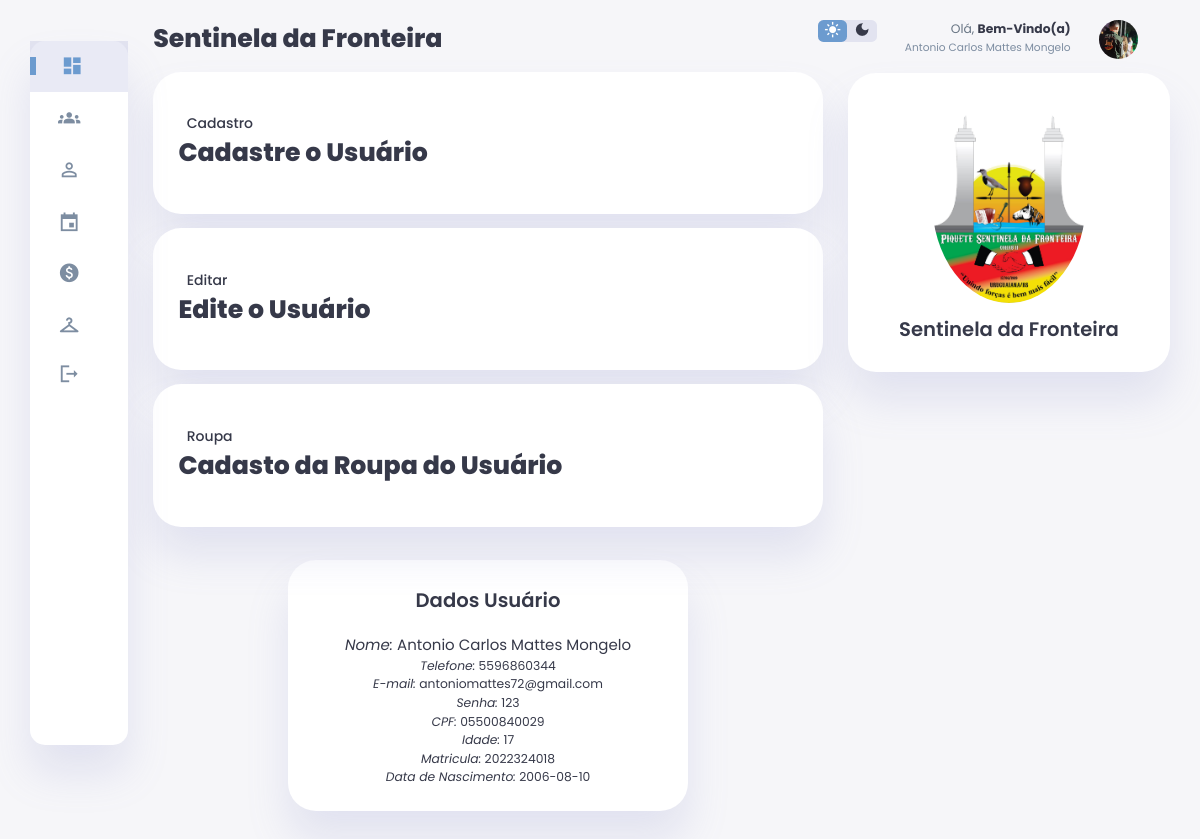
The app's page /coordenador/dashboard.php (signed in), older data.
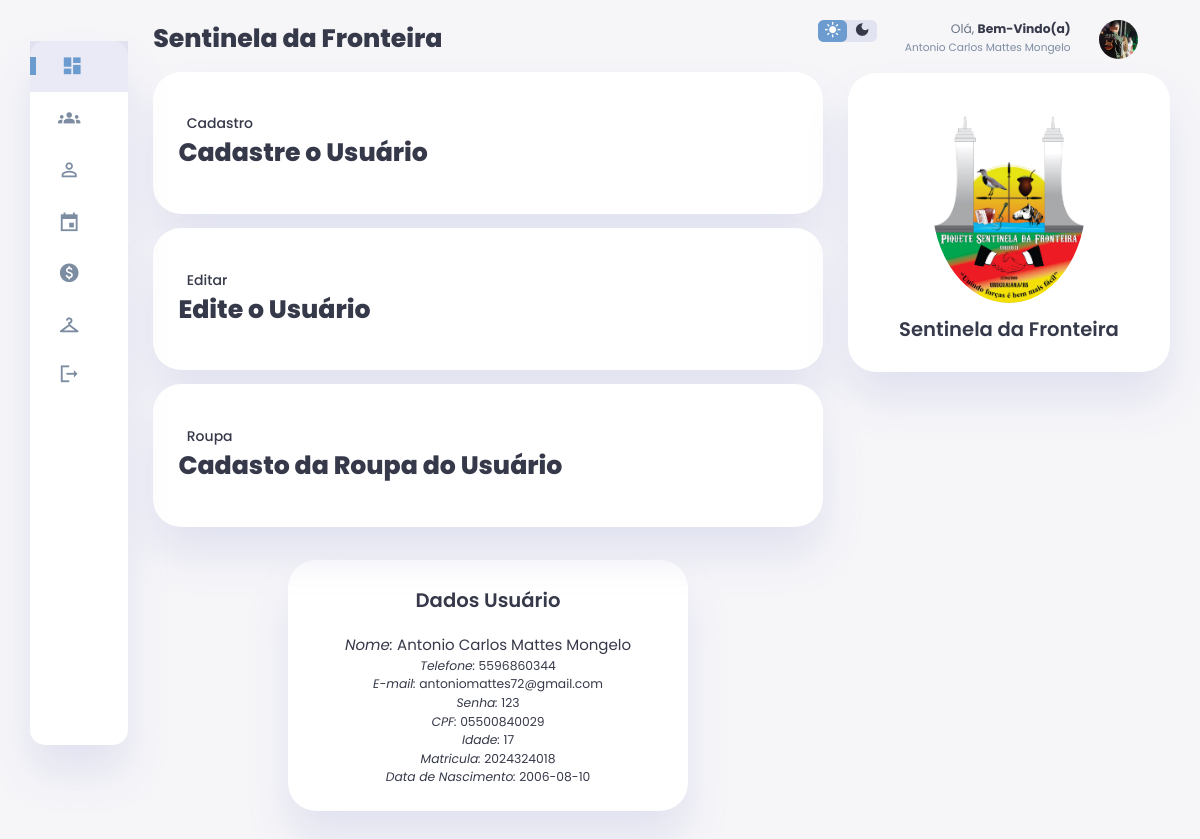
The same page, newer data.
### tables this page shows
CREATE TABLE IF NOT EXISTS `usuario` (
  `id_usuario` int NOT NULL AUTO_INCREMENT,
  `statuss` int DEFAULT NULL,
  `nome` varchar(255) DEFAULT NULL,
  `email` varchar(255) DEFAULT NULL,
  `datas` date DEFAULT NULL,
  `CPF` varchar(14) DEFAULT NULL,
  `RG` varchar(11) DEFAULT NULL,
  `categoria` varchar(255) NOT NULL,
  `senha` varchar(255) DEFAULT NULL,
  `telefone` varchar(11) DEFAULT NULL,
  `matricula` varchar(255) DEFAULT NULL,
  `imagem` varchar(255) NOT NULL,
  `genero` varchar(255) NOT NULL,
  `endereco` varchar(255) NOT NULL,
  `responsavel` varchar(255) NOT NULL,
  `data_entrada` date NOT NULL,
  `tele_respon` varchar(11) NOT NULL,
  `idade` varchar(2) NOT NULL,
  `nom_dan` varchar(255) NOT NULL,
  `saldo` decimal(10,2) NOT NULL DEFAULT '0.00',
  `identidade_frente` varchar(255) NOT NULL,
  `identidade_verso` varchar(255) NOT NULL,
  PRIMARY KEY (`id_usuario`),
  KEY `id_usuario` (`id_usuario`) USING BTREE
);

### coordenador/dashboard.php (the view, shortened to what this page needs)
<?php
include ("conexao.php");
$id_usuario = $_SESSION['id_usuario'];
$sql = "SELECT * FROM usuario WHERE id_usuario = ?";
$stmt = mysqli_prepare($conexao, $sql);
mysqli_stmt_bind_param($stmt, "i", $id_usuario);
mysqli_stmt_execute($stmt);
$resultado = mysqli_stmt_get_result($stmt);
$dados = mysqli_fetch_assoc($resultado);
?>
<!DOCTYPE html>
<html lang="en">
<head>
    <link rel="stylesheet" href="css/style.css">
</head>
<body>
    <div class="container">
        <aside>
            <div class="sidebar">
                <a href="dashboard.php"class="active">
                    <span class="material-icons-sharp">
                    </span>
                </a>
                <a href="participantes">
                    <span class="material-icons-sharp">
                    </span>
                </a>
                <a href="perfil.php">
                    <span class="material-icons-sharp">
                    </span>
                </a>
                <a href="calen" target="_blank">
                    <span class="material-icons-sharp">
                    </span>
                </a>
                <a href="pagamentos">
                    <span class="material-icons-sharp">
                    </span>
                </a>
                <a href="acessorios">
                    <span class="material-icons-sharp">
                    </span>
                </a>
                <a href="logout.php">
                    <span class="material-icons-sharp">
                    </span>
                </a>
            </div>
        </aside>
        <main>
            <h1>Sentinela da Fronteira</h1>
             <div class="analyse">
               <div class="sales">
                     <a href="form/formcad.php"><div class="status">
                        <div class="info">
                            <h3>Cadastro</h3>
                            <h1>Cadastre o Usuário</h1>
                        </div>
                        <div class="progresss">
                        </div>
                    </div> </a>
                </div>
                    <div class="visits">
                 <a href="form/lista.php">   <div class="status">
                        <div class="info">
                            <h3>Editar</h3>
                            <h1>Edite o Usuário</h1>
                        </div>
                        <div class="progresss">
                        </div>
                    </div></a>
                </div>
                <div class="searches">
                    <a href="form/roupa.php"><div class="status">
                        <div class="info">
                            <h3>Roupa</h3>
                            <h1>Cadasto da Roupa do  Usuário</h1>
                        </div>
                        <div class="progresss">
                        </div>
                    </div>
                </div> </a>
            </div>
            <div class="box">
                <h2>Dados Usuário</h2>
                <br>
                <div class="user"><em>Nome:</em>  <?php echo $dados['nome'] ?></div>
                <br>
                <div class="user1"><em>Telefone:</em>  <?php echo $dados['telefone'] ?></div>
                <br>
                <div class="user2"><em>E-mail:</em>  <?php echo $dados['email'] ?></div>
                <br>
                <div class="user3"><em>Senha:</em>  <?php echo $dados['senha'] ?></div>
                <br>
                <div class="user4"><em>CPF:</em>  <?php echo $dados['CPF'] ?></div>
                <br>
                <div class="user5"><em>Idade:</em>  <?php echo $dados['idade'] ?></div>
                <br>
                <div class="user6"><em>Matricula:</em>  <?php echo $dados['matricula'] ?></div>
                <br>
                <div class="user7"><em>Data de Nascimento:</em>  <?php echo $dados['datas'] ?></div>
            </div>
        </main>
        <div class="right-section">
            <div class="nav">
                <div class="dark-mode">
                    <span class="material-icons-sharp active">
                    </span>
                    <span class="material-icons-sharp">
                    </span>
                </div>
                <div class="profile">
                    <div class="info">
                        <p>Olá, <b>Bem-Vindo(a)</b></p>
                        <small class="text-muted"><?php echo $dados['nome'] ?></small>
                    </div>
                    <div class="profile-photo">
                        <img src="../img/<?php echo $dados['imagem'] ?>" alt="user">
                    </div>
                </div>
            </div>
            <div class="user-profile">
                <div class="logo">
                    <img class="imgs" src="../img/icno.jpg">
                    <h2>Sentinela da Fronteira</h2>
                </div>
            </div>
        </div>
    </div>
</body>
</html>

Row changes from the older to the newer data that the page shows:
changed usuario "Antonio Carlos Mattes Mongelo": matricula "2022324018" → "2024324018"
